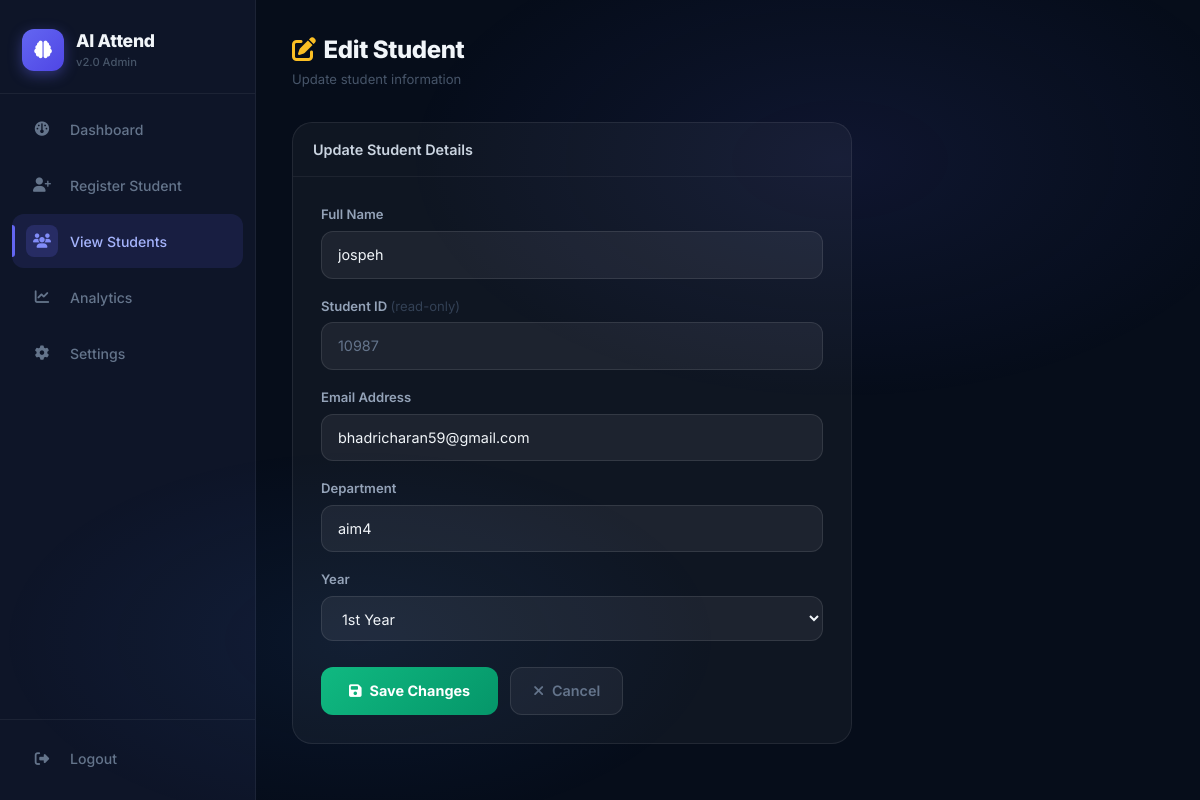
The page /edit_student/23 (signed in) on the database its author committed.
### tables this page shows
CREATE TABLE students (

    id INTEGER PRIMARY KEY AUTOINCREMENT,

    student_name TEXT,
    student_id TEXT UNIQUE,
    password TEXT,
    department TEXT,
    year TEXT
, email TEXT DEFAULT '');

### backend/app.py (the view, shortened to what this page needs)
@app.route("/edit_student/<int:sid>", methods=["GET", "POST"])
def edit_student(sid):
    if "admin" not in session:
        return redirect("/login")
    conn = get_db()
    student = conn.execute("SELECT * FROM students WHERE id=?", (sid,)).fetchone()
    conn.close()
    return render_template("edit_student.html", student=student)

### backend/app.py (called while the page is built)
def get_db():
    conn = sqlite3.connect(DB_PATH, timeout=30)
    conn.row_factory = sqlite3.Row
    return conn

### frontend/templates/edit_student.html (shortened to what this page needs)
<!DOCTYPE html>
<html lang="en">
<head>
<link href="https://cdn.jsdelivr.net/npm/bootstrap@5.3.3/dist/css/bootstrap.min.css" rel="stylesheet">
<link href="https://cdnjs.cloudflare.com/ajax/libs/font-awesome/6.5.1/css/all.min.css" rel="stylesheet">
<link href="{{ url_for('static', filename='dashboard.css') }}" rel="stylesheet">
</head>
<body>
<div class="dash-layout">
  <aside class="sidebar">
    <div class="sidebar-brand">
      <div class="brand-icon"><i class="fa-solid fa-brain"></i></div>
      <div><div class="brand-text">AI Attend</div><div class="brand-ver">v2.0 Admin</div></div>
    </div>
    <nav>
      <a href="/dashboard" class="nav-link"><span class="nav-icon"><i class="fa-solid fa-gauge"></i></span>Dashboard</a>
      <a href="/register"  class="nav-link"><span class="nav-icon"><i class="fa-solid fa-user-plus"></i></span>Register Student</a>
      <a href="/students"  class="nav-link active"><span class="nav-icon"><i class="fa-solid fa-users"></i></span>View Students</a>
      <a href="/analytics" class="nav-link"><span class="nav-icon"><i class="fa-solid fa-chart-line"></i></span>Analytics</a>
      <a href="/settings"  class="nav-link"><span class="nav-icon"><i class="fa-solid fa-gear"></i></span>Settings</a>
    </nav>
    <div class="sidebar-footer">
      <a href="/logout" class="nav-link nav-logout"><span class="nav-icon"><i class="fa-solid fa-right-from-bracket"></i></span>Logout</a>
    </div>
  </aside>
  <main class="dash-main">
    <div class="dash-topbar">
      <div>
        <div class="topbar-title"><i class="fa-solid fa-pen-to-square me-2" style="color:#fbbf24;"></i>Edit Student</div>
        <div class="topbar-sub">Update student information</div>
      </div>
    </div>
    <div class="panel" style="max-width:560px;position:relative;z-index:1;">
      <div class="panel-header">Update Student Details</div>
      <div style="padding:28px;">
        <form method="POST">
          <div style="margin-bottom:18px;">
            <label class="set-label">Full Name</label>
            <input type="text" name="student_name" class="set-input" value="{{ student[1] }}" required>
          </div>
          <div style="margin-bottom:18px;">
            <label class="set-label">Student ID <span style="color:#334155;font-weight:400;">(read-only)</span></label>
            <input type="text" class="set-input" value="{{ student[2] }}" readonly>
          </div>
          <div style="margin-bottom:18px;">
            <label class="set-label">Email Address</label>
            <input type="email" name="email" class="set-input" value="{{ student[6] if student[6] else '' }}" placeholder="student@example.com">
          </div>
          <div style="margin-bottom:18px;">
            <label class="set-label">Department</label>
            <input type="text" name="department" class="set-input" value="{{ student[4] }}" required>
          </div>
          <div style="margin-bottom:26px;">
            <label class="set-label">Year</label>
            <select name="year" class="set-select" required>
              {% for yr in ['1st Year','2nd Year','3rd Year','4th Year'] %}
              <option {% if student[5]==yr %}selected{% endif %}>{{ yr }}</option>
              {% endfor %}
            </select>
          </div>
          <div style="display:flex;gap:12px;flex-wrap:wrap;">
            <button type="submit" class="btn-save"><i class="fa-solid fa-floppy-disk"></i> Save Changes</button>
            <a href="/students" class="btn-cancel"><i class="fa-solid fa-xmark"></i> Cancel</a>
          </div>
        </form>
      </div>
    </div>
  </main>
</div>
</body>
</html>

### frontend/static/dashboard.css (style rules this page uses)
*, *::before, *::after { box-sizing: border-box; }
body { margin: 0; font-family: 'Inter', 'Segoe UI', sans-serif; background: #060d1a; color: #e2e8f0; min-height: 100vh; }
.dash-layout { display: flex; min-height: 100vh; }
.sidebar { width: 256px; background: rgba(15,23,42,0.95); backdrop-filter: blur(20px); border-right: 1px solid rgba(255,255,255,0.06); display: flex; flex-direction: column; padding: 0; flex-shrink: 0; position: sticky; top: 0; height: 100vh; overflow-y: auto; }
.sidebar-brand { display: flex; align-items: center; gap: 12px; padding: 28px 22px 22px; border-bottom: 1px solid rgba(255,255,255,0.06); }
.sidebar-brand .brand-icon { width: 42px; height: 42px; background: linear-gradient(135deg, #6366f1, #4f46e5); border-radius: 12px; display: flex; align-items: center; justify-content: center; font-size: 1.1rem; color: #fff; flex-shrink: 0; box-shadow: 0 4px 14px rgba(99,102,241,.4); }
.sidebar-brand .brand-text { font-size: 1.1rem; font-weight: 800; color: #f1f5f9; letter-spacing: -.3px; }
.sidebar-brand .brand-ver { font-size: .7rem; color: #475569; font-weight: 500; }
.sidebar nav { flex: 1; padding: 8px 12px; }
.sidebar .nav-link { display: flex; align-items: center; gap: 12px; color: #64748b; text-decoration: none; padding: 11px 14px; border-radius: 12px; font-size: .88rem; font-weight: 500; transition: background .2s, color .2s; margin-bottom: 2px; position: relative; }
.sidebar .nav-link .nav-icon { width: 32px; height: 32px; border-radius: 8px; background: transparent; display: flex; align-items: center; justify-content: center; font-size: .9rem; transition: background .2s; flex-shrink: 0; }
.sidebar .nav-link.active { background: rgba(99,102,241,.12); color: #a5b4fc; }
.sidebar .nav-link.active .nav-icon { background: rgba(99,102,241,.2); color: #818cf8; }
.sidebar .nav-link.active::before { content: ''; position: absolute; left: 0; top: 20%; bottom: 20%; width: 3px; background: #6366f1; border-radius: 0 3px 3px 0; }
.sidebar-footer { padding: 12px; border-top: 1px solid rgba(255,255,255,0.06); }
.sidebar .nav-logout { color: #64748b; }
.dash-main { flex: 1; padding: 32px 36px; overflow-y: auto; background: transparent; }
.dash-main::before { content: ''; position: fixed; inset: 0; background: radial-gradient(ellipse 60% 50% at 70% 20%, rgba(99,102,241,0.1) 0%, transparent 60%), radial-gradient(ellipse 50% 40% at 30% 80%, rgba(59,130,246,0.08) 0%, transparent 60%); pointer-events: none; z-index: 0; }
.dash-topbar { display: flex; justify-content: space-between; align-items: center; flex-wrap: wrap; gap: 16px; margin-bottom: 32px; position: relative; z-index: 1; }
.topbar-title { font-size: 1.5rem; font-weight: 800; color: #f1f5f9; letter-spacing: -.4px; }
.topbar-sub { font-size: .82rem; color: #475569; margin-top: 2px; }
.panel { background: rgba(255,255,255,0.04); border: 1px solid rgba(255,255,255,0.08); border-radius: 20px; overflow: hidden; }
.panel-header { display: flex; justify-content: space-between; align-items: center; padding: 16px 20px; border-bottom: 1px solid rgba(255,255,255,0.06); font-weight: 600; font-size: .9rem; color: #cbd5e1; }

### frontend/templates/edit_student.html (style rules this page uses)
.set-label { color:#94a3b8;font-size:.82rem;font-weight:600;margin-bottom:6px;display:block; }
.set-input,.set-select { width:100%;background:rgba(255,255,255,.06);border:1px solid rgba(255,255,255,.1);border-radius:12px;color:#f1f5f9;padding:12px 16px;font-size:.9rem;font-family:inherit;outline:none;transition:border-color .25s,box-shadow .25s; }
.set-input::placeholder { color:#334155; }
.set-select option { background:#1e293b; }
.set-input[readonly] { color:#64748b;cursor:not-allowed; }
.btn-save { background:linear-gradient(135deg,#10b981,#059669);color:#fff;border:none;border-radius:12px;padding:12px 28px;font-size:.9rem;font-weight:700;font-family:inherit;cursor:pointer;transition:opacity .2s;display:inline-flex;align-items:center;gap:8px; }
.btn-cancel { display:inline-flex;align-items:center;gap:8px;background:rgba(255,255,255,.05);border:1px solid rgba(255,255,255,.1);color:#64748b;border-radius:12px;padding:12px 22px;font-size:.9rem;font-weight:600;text-decoration:none;transition:background .2s,color .2s; }

### rows shown on the page
students: student_name "jospeh", student "10987", email "bhadricharan59@gmail.com", department "aim4", year "1st Year"
